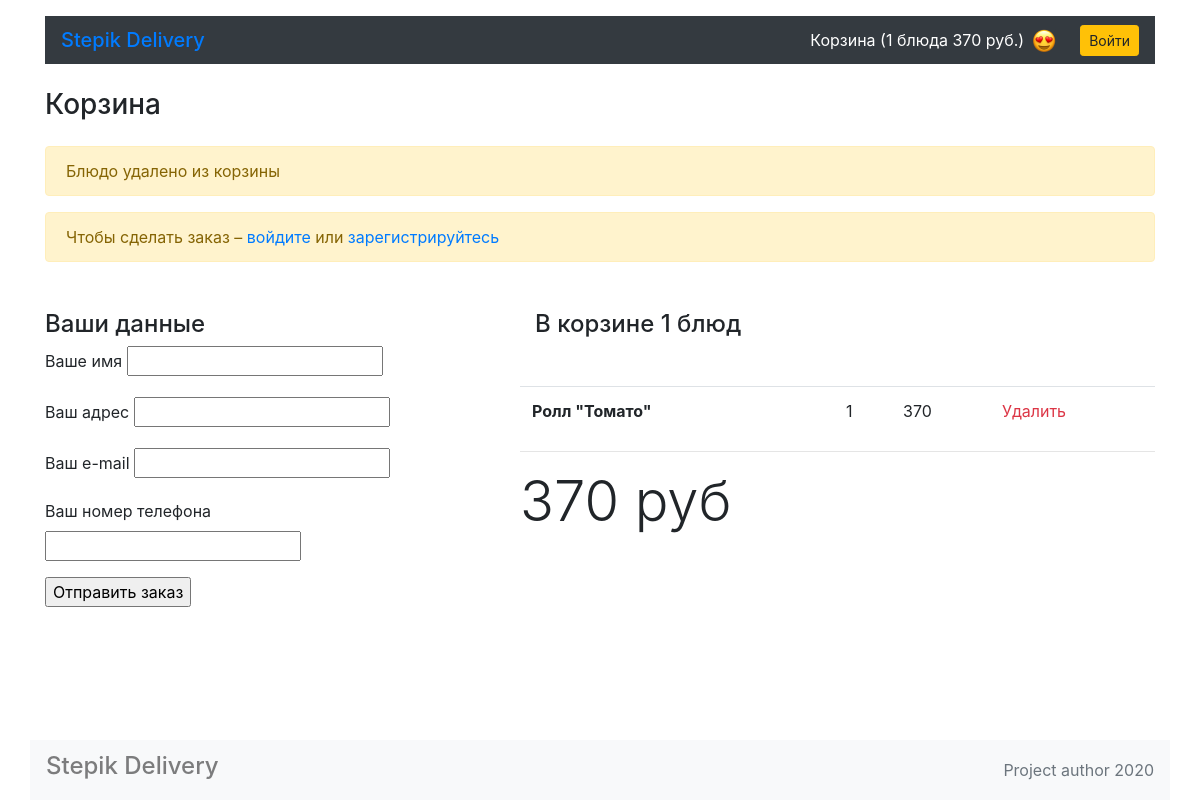
The page /cart/1 on the database its author committed.
### app.py (models this page shows)
class Meal(db.Model):
    __tablename__ = 'meals'
    id = db.Column(db.Integer, primary_key=True)
    title = db.Column(db.String())
    price = db.Column(db.Integer)
    description = db.Column(db.String(140))
    picture = db.Column(db.String())
    category = db.relationship('Category', back_populates='meals')
    category_id = db.Column(db.Integer, db.ForeignKey('categories.id'))

### app.py (the view)
@app.route('/cart/<int:meal_id>')
def cartf(meal_id):
    form = OrderForm()
    cart = session.get('cart', [])
    cart.append(meal_id)
    session['cart'] = cart
    if meal_id == 0:
        session.clear()
    print(cart_information(session.get('cart', [])))
    return render_template('cart.html', cart=cart_information(session.get('cart', [])), form=form)

### app.py
class OrderForm(FlaskForm):
    name = StringField('Ваше имя', [InputRequired(message='Введите имя')])
    address = StringField('Ваш адрес', [InputRequired(message='Введите адрес')])
    email = StringField('Ваш e-mail', [InputRequired(message='Укажите e-mail'), Email()])
    phone = StringField('Ваш номер телефона', [InputRequired(message='Введите номер телефона')])
    submit = SubmitField('Отправить заказ')

### app.py (called while the page is built)
def cart_information(list_of_id):
    cart_info = {'meals': {}, 'total_price': 0, 'number_of_meals': 0}
    set_of_id = set(list_of_id)
    if list_of_id:
        for meal_id in set_of_id:
            meal_count = list_of_id.count(meal_id)
            meal = db.session.query(Meal).get(meal_id)
            meal_title = meal.title
            meal_price = meal.price
            cart_info['meals'][meal_id] = {'title': meal_title, 'count': meal_count, 'price': meal_price}
            cart_info['total_price'] += (meal_price * meal_count)
            cart_info['number_of_meals'] += 1
    return cart_info

### templates/cart.html (shortened to what this page needs)
{% extends 'base.html' %}
{% block container %}
  <main class="container">
    <h1 class="h3 my-4">Корзина</h1>
    <div class="alert alert-warning" role="alert">Блюдо удалено из корзины</div>
    <div class="alert alert-warning" role="alert">Чтобы сделать заказ – <a href="/login.html">войдите</a> или <a href="/register.html">зарегистрируйтесь</a></div>
    <div class="row mt-5">
        <div class="col-4">
          <form action="/cart/" method="POST">
          <h4 class="">Ваши данные</h4>
            <div class="md-4 form-label-group">
            <p>{{ form.name.label }}
              {{ form.name }}</p>
          </div>
          <div class="md-4 form-label-group">
            <p>{{ form.address.label }}
              {{ form.address }}</p>
          </div>
            <div class="md-4 form-label-group">
            <p>{{ form.email.label }}
              {{ form.email }}</p>
          </div>
            <div class="md-4 form-label-group">
            <p>{{ form.phone.label }}
              {{ form.phone }}</p>
            </div>
          <div class=" md-4 order-md-1">
          {{ form.submit }}
          </form>
        </div>
        </div>
      <div class="col-1"></div>
      <div class="col-7">
        <h4 class="mb-3 col-7 mb-5">В корзине {{ cart.number_of_meals }} блюд</h4>
        <table class="table">
          <tbody>
          {% for meal in cart.meals.values() %}
            <tr>
              <th scope="row">{{ meal.title }}</th>
              <td></td>
              <td>{{ meal.count }}</td>
              <td>{{ meal.price }}</td>
              <td><a class="text-danger" href="#">Удалить</a></td>
            </tr>
          {% endfor %}
          </tbody>
        </table>
        <hr>
        <p class="display-4 my-2 ">{{ cart.total_price }} руб</p>
      </div>
{% endblock %}

### templates/base.html (style rules this page uses)
html { position: relative; min-height: 100%; }
body { margin-bottom: 60px; }

### rows shown on the page
Meal: title "Ролл \"Томато\"", count "1", price "370"

### other values the page prints
{{ cart.number_of_meals }} "1"
{{ cart.total_price }} "370"
